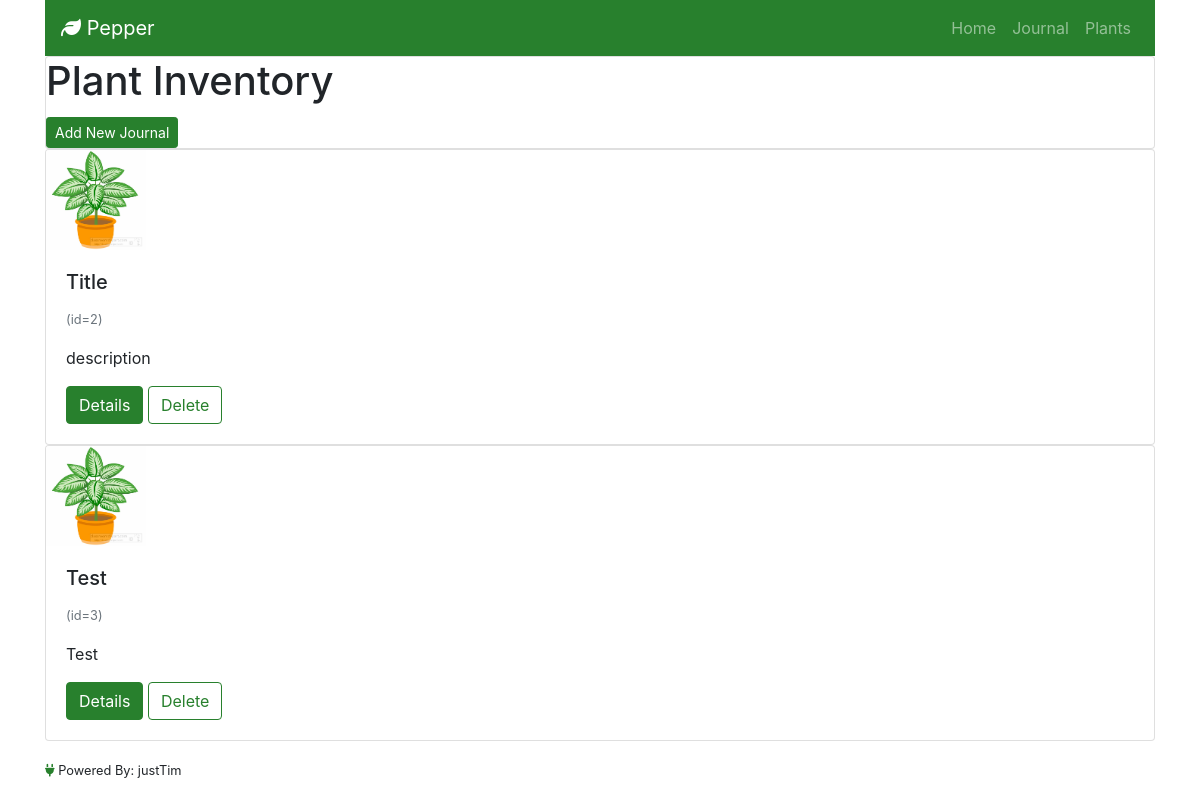
/plants/, run on an earlier commit of the app's database.
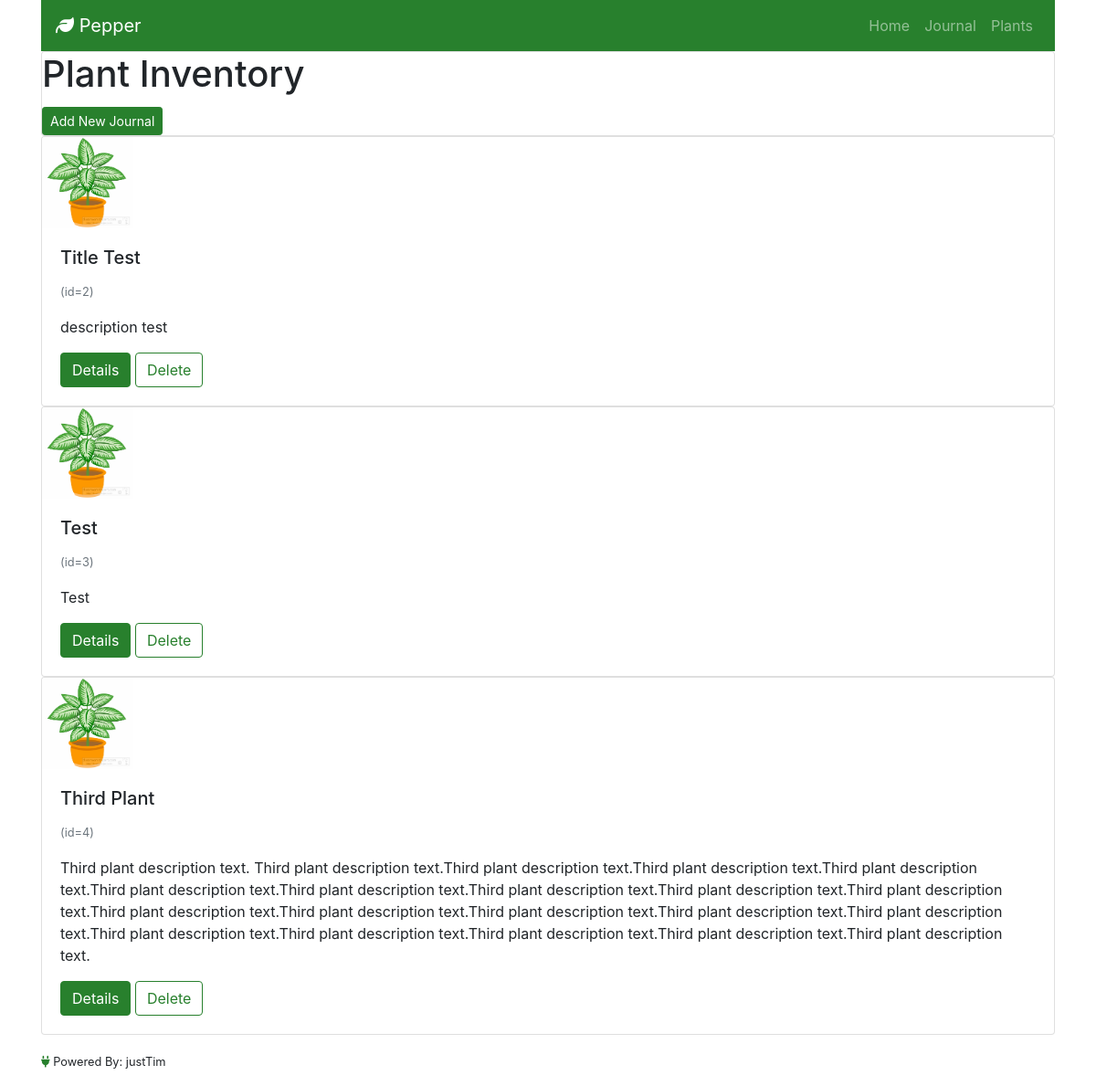
And on a later commit of the database.
### journal/models.py (models this page shows, shortened)
class Plants(models.Model):
    title = models.CharField(max_length=200)
    description = models.TextField()
    created_date = models.DateTimeField(default=timezone.now)
    update_date = models.DateTimeField(auto_now=True)

### journal/views.py (the view)
# urls.py: path('plants/', views.plants, name='plants'),
def plants(request):
   logger.info('Plants')
   plants = Plants.objects.all()
   logger.info(f'Qty: {plants.count()}')
   context = {
      'plants': plants,
   }
   return render(request, 'plants.html', context)

### templates/plants.html
{% extends 'base.html' %}
{% load static %}
{% block content %}
    <div class="card">
        <h1 class="card-title">Plant Inventory</h1>
        <div>
            <a href="{% url 'plants_new' %}" class="btn btn-primary btn-sm">Add New Journal</a>
        </div>
    </div>
    {% for plant in plants %}
        <div class="card plant" style="">
            <img src="{% static "images/plant.jpg" %}" class="card-img-top plant_img_top" alt="Plant Inventory Entry" style="height:100px; width:100px">
            <div class="card-body">
                <h5 class="card-title">{{ plant.title }}</h5>
                <p><small class="text-muted">(id={{ plant.id }})</small></p>
                <p class="card-text">{{ plant.description|linebreaksbr }}</p>
                <a href="{% url 'plants_detail' id=plant.id %}" class="btn btn-primary">Details</a>
                <a href="{% url 'plants_delete' id=plant.id %}" class="btn btn-outline-primary">Delete</a>
            </div>
        </div>
    {% endfor %}
{% endblock %}

### templates/base.html (shortened to what this page needs)
{% load static %}
<!doctype html>
<html lang="en">
    <head>
        <link rel="stylesheet" href="https://maxcdn.bootstrapcdn.com/bootstrap/4.0.0/css/bootstrap.min.css">
        <link rel="stylesheet" href="{% static "css/style.css" %}" >
    </head>
    <body>
        <div class="container">
            <nav class="navbar navbar-expand-lg navbar-dark bg-primary ">
                <a class="navbar-brand" href="{% url 'home' %}">
                    <i class="fa fa-leaf" aria-hidden="true"></i>
                    Pepper
                </a>
                <div class="collapse navbar-collapse" id="navbarSupportedContent">
                    <ul class="navbar-nav ml-auto">
                        <li class="nav-item">
                            <a class="nav-link" href="{% url 'home' %}">Home</a>
                        </li>
                        <li class="nav-item">
                            <a class="nav-link" href="{% url 'journal' %}">Journal</a>
                        </li>
                        <li class="nav-item">
                            <a class="nav-link" href="{% url 'plants' %}">Plants</a>
                        </li>
                    </ul>
                </div>
            </nav>
            {% block content %}{% endblock %}
            <footer class="page-footer font-small">
                <div class="footer-copyright py-3">
                    <small>
                        <i class="fa fa-plug text-primary" aria-hidden="true"></i>
                        Powered By: justTim
                    </small>
                </div>
            </footer>
        </div>
    </body>
</html>

### static/css/style.css (style rules this page uses)
.bg-primary { background-color: #28802d !important; }
.btn-primary { color: #fff; background-color: #28802d; border-color: #28802d; }
.btn-outline-primary { color: #28802d; background-color: transparent; border-color: #28802d; }
.text-primary { color: #28802d !important; }

What changed in the data, as far as the page shows it:
changed Plants id 2: title "Title" → "Title Test"; description "description" → "description test"
added Plants: title "Third Plant", id "4", description "Third plant description text. Third plant description text.Third plant description text.Third plant description text.Third plant description text.Third plant description text.Third plant description text.Third plant description text.Third plant description text.Third plant description text.Third plant description text.Third plant description text.Third plant description text.Third plant description text.Third plant description text.Third plant description text.Third plant description text.Third plant description text.Third plant description text.Third plant description text."
